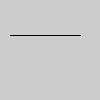
Frame 1 (no input)
Frame 60 (the mouse pressed at the canvas centre just before this capture): identical to frame 1, image omitted
Frame 120 (the mouse held since frame 60 and released just before this capture): identical to frame 1, image omitted

The Processing sketch that drew this single still picture (run headless with seeded random() and noise(); from frame 60 on, the mouse is pressed at the canvas centre):

// Processing sketch: sketch_3374704_exercise25_1
// ── sketch_3374704_exercise25_1.pde
int y = 35;
void setup()
{ size(100, 100);
}
  
  
  
  void draw() 
{ 
  background(204); 
  if (key == CODED) {
                if (keyCode == UP) {
                  y = 20;
                } else if (keyCode == DOWN) {
                  y = 70;
}

else if (keyCode == LEFT) {
                  y = 50;
}
} else {
y = 35; }
              line(10, y, 80, y);
            }
